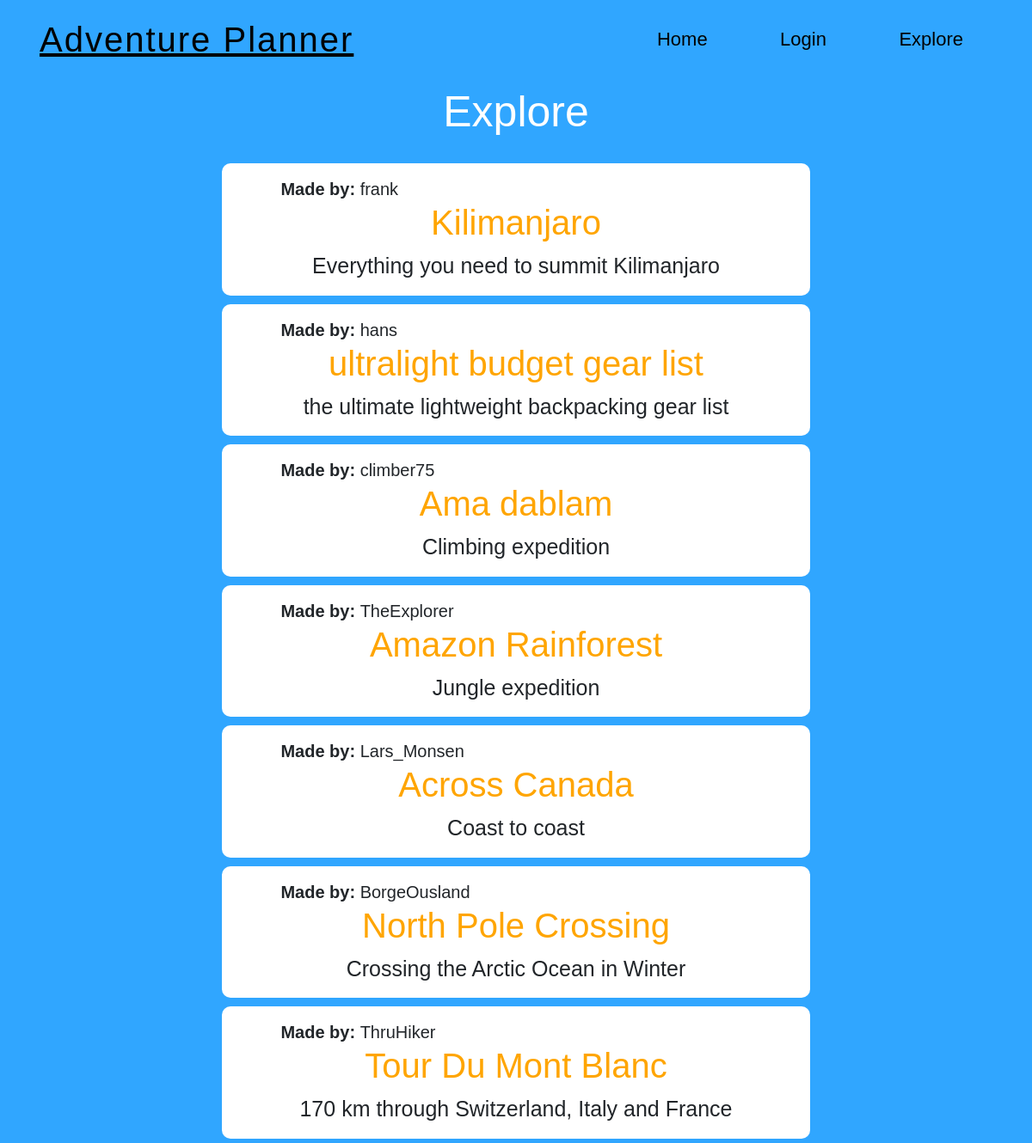
/explore, run on the app's committed database.
### tables this page shows
CREATE TABLE 'explore_projects' ('user_id' integer, 'username' varchar(255), 'project_id' integer PRIMARY KEY NOT NULL, 'project_name' varchar(255), 'project_description' varchar(255));

### application.py (the view)
@app.route("/explore", methods=["GET"])
def explore():
    projects = db.execute("SELECT * FROM explore_projects")
    return render_template("explore.html", projects=projects)

### application.py (called while the page is built)
@app.after_request
def after_request(response):
    response.headers["Cache-Control"] = "no-cache, no-store, must-revalidate"
    response.headers["Expires"] = 0
    response.headers["Pragma"] = "no-cache"
    return response

### templates/explore.html (shortened to what this page needs)
{% extends "layout.html" %}
{% block main %}
<div class="dashboard-container">
    <div class="pagetitle-header-explore">
        <h2>Explore</h2>
    </div>
    {% if projects %}
    <div class="explore-container">
        {% for project in projects %}
            <div class="explore-container-content">
                <div class="explore-container-post">
                    <div class="post-username"><b>Made by:&nbsp;</b>{{project["username"] }}</div>
                    <h3 class="post-title"><a href="/explore_index/{{project["project_id"]}}">{{project["project_name"]}}</a></h3>
                    {% if project["project_description"] %}
                    <div class="post-description">{{project["project_description"]}}</div>
                    {% endif %}
                </div>
            </div>
            {% endfor %}
        </div>
    {% endif %}
</div>
{% endblock %}

### templates/layout.html (shortened to what this page needs)
<!DOCTYPE html>
<html lang="en">
    <head>
        <link href="https://maxcdn.bootstrapcdn.com/bootstrap/4.1.3/css/bootstrap.min.css" rel="stylesheet">
        <link href="/static/styles.css" rel="stylesheet">
        <link rel="stylesheet" href="https://maxcdn.bootstrapcdn.com/font-awesome/4.7.0/css/font-awesome.min.css">
        <link rel="stylesheet" href="https://use.typekit.net/dra3rks.css">
    </head>
    <body>
    <div class="wrapper">
         <header>
            <nav>
               <div class="logo"><a class="logolink" href="/">Adventure Planner</a>
               </div>
               <div class="menu">
                  <ul>
                     <li><a class="navlink"  href="/">Home</a></li>
                     {% if session.user_id %}
                            <li><a class="navlink" href="/dashboard">Dashboard</a></li>
                            <li><a class="navlink" href="/explore">Explore</a></li>
                            <li><a class="navlink" href="/logout">Log Out</a></li>
                            {% else %}
                            <li><a class="navlink" href="/login">Login</a></li>
                            <li><a class="navlink" href="/explore">Explore</a></li>
                            {% endif %}
                  </ul>
               </div>
            </nav>
         </header>
    </body>
         <main>
            {% block main %}
            {% endblock %}
        </main>
</html>

### static/styles.css (style rules this page uses)
body { background-color: #30A6FF; background-size:cover }
main { overflow-x: auto; text-align: center; }
a:link { color:black; text-decoration: underline; }
.dashboard-container { display:flex; justify-content:center; flex-direction:column; }
.pagetitle-header-explore, .pagetitle-header > edit-project-name-button, .dashboard { font-family: bebas-neue, sans-serif; font-style: normal; font-weight: 400; color:orange; }
.pagetitle-header-explore > h2 { color:#fff; font-size:50px; margin-top:100px; margin-bottom:25px; }
body { font-family: 'Calibri', sans-serif !important }
.explore-container { display:flex; flex-direction:column; justify-content:center; width:60%; align-self:center; }
.explore-container-content { display:flex; flex-direction:column; justify-content:center; align-self:center; align-items:center; width:95%; height:auto; border-radius: 10px; margin:5px; padding-top:15px; padding-bottom:15px; background-color:white; }
.explore-container-post { display:flex; flex-direction:column; width:80%; justify-content:center; align-self:center; }
.post-username { display:flex; font-family: bebas-neue, sans-serif; font-style: normal; font-weight: 400; font-size:20px; }
.post-title { display:flex; justify-content:center; align-self:center; font-family: bebas-neue, sans-serif; font-style: normal; font-weight: 400; font-size:40px; max-width:80%; }
.post-title > a { color:orange; text-decoration: none; }
.post-description { display:flex; justify-content:center; align-self:center; font-family: bebas-neue, sans-serif; font-style: normal; font-weight: 400; font-size:25px; }
html, body { margin: 0; padding: 0; width: 100%; }
header { width: 100%; }
.logo { font-family: bebas-neue, sans-serif; font-style: normal; font-weight: 400; line-height: 60px; position: fixed; float: left; margin: 16px 46px; color: #000; font-size: 40px; letter-spacing: 2px; }
nav { position: fixed; width: 100%; line-height: 60px; z-index:1; }
nav ul { line-height: 60px; list-style: none; background: rgba(0, 0, 0, 0); overflow: hidden; color: orange; padding: 0; text-align: right; margin: 0; padding-right: 40px; transition: 1s; }
nav ul li { display: inline-block; padding: 16px 40px;; }
nav ul li a { text-decoration: none; color: #fff; font-size: 16px; }
li > .navlink { text-decoration: none; }
.navlink { font-family: bebas-neue, sans-serif; font-style: normal; font-weight: 400; font-size:22px; color: #000; text-decoration: none; }
.share, { display:flex; justify-content:center; padding:50px; }

### data on the page
explore_projects: username "frank", project_name "Kilimanjaro", project_description "Everything you need to summit Kilimanjaro"
explore_projects: username "hans", project_name "ultralight budget gear list", project_description "the ultimate lightweight backpacking gear list"
explore_projects: username "climber75", project_name "Ama dablam", project_description "Climbing expedition"
explore_projects: username "TheExplorer", project_name "Amazon Rainforest", project_description "Jungle expedition"
explore_projects: username "Lars_Monsen", project_name "Across Canada", project_description "Coast to coast"
explore_projects: username "BorgeOusland", project_name "North Pole Crossing", project_description "Crossing the Arctic Ocean in Winter"
explore_projects: username "ThruHiker", project_name "Tour Du Mont Blanc", project_description "170 km through Switzerland, Italy and France"
